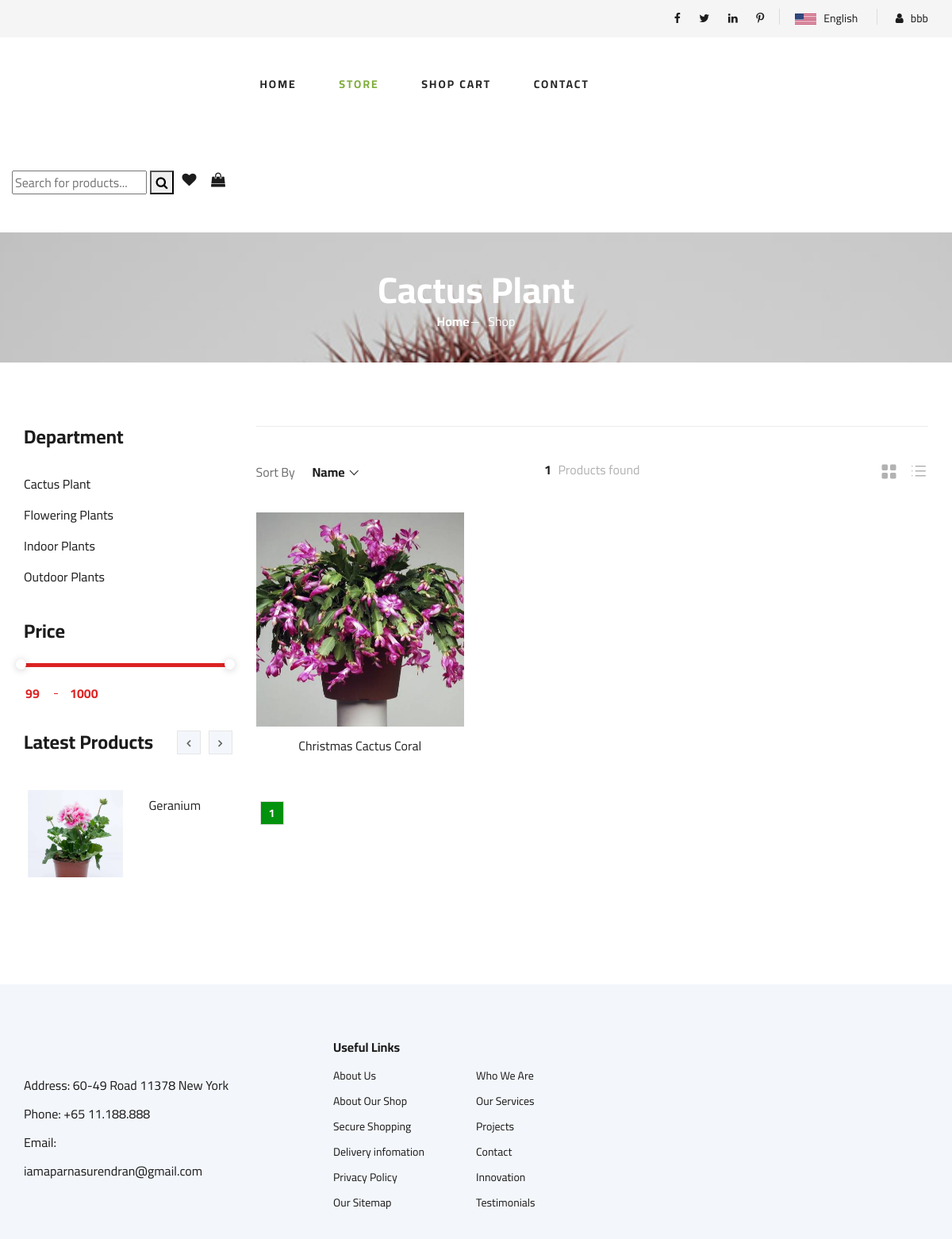
The app's page /categories/cactus-plant/ (signed in) with its own data.
### user_accounts/models.py (models this page shows, shortened)
class CustomUser(AbstractUser):
    phone = models.CharField(max_length=12, unique=True, null=False)
    email = models.EmailField(unique=True)
    address = models.TextField(default=False)
    date_joined = models.DateField(default=timezone.now, null=True, blank=True)
    email_verified = models.BooleanField(default=False)
    USERNAME_FIELD = 'username'
    REQUIRED_FIELDS = []
    objects = UserManager()

### categories/models.py (models this page shows, shortened)
class Category(models.Model):
    name=models.CharField(max_length=25)
    image=models.ImageField(upload_to='category_image/',blank=False,null=False)
    product_count=models.PositiveIntegerField(default=0)
    description=models.TextField()
    url_name=models.CharField(max_length=20,unique=True,default=None)
    is_listed=models.BooleanField(default=True)
    slug = models.SlugField(unique=True, blank=True)

### products/models.py (models this page shows, shortened)
class Product(models.Model):
    name = models.CharField(max_length=20)
    image = models.ImageField(upload_to='product_image/', blank=False, null=False)
    cropping = ImageRatioField('image', '430x360')
    description = models.TextField()
    category = models.ForeignKey(Category, on_delete=models.CASCADE, related_name='products')
    is_listed = models.BooleanField(default=True)
    offer_applied =models.BooleanField(default=False)
    slug = models.SlugField(unique=True, blank=True)

### categories/views.py (the view)
# urls.py: path('<slug:category_slug>/', views.category_detail, name='category_detail'),
@never_cache
@login_required
def category_detail(request, category_slug):
    try:
        category = get_object_or_404(Category, slug=category_slug)
        sort_option=request.GET.get('sort','name')
        min_price = request.GET.get('min_price', 99)
        max_price = request.GET.get('max_price', 1000)
        try:
            min_price = Decimal(min_price)
            max_price = Decimal(max_price)
        except (InvalidOperation, ValueError):
            min_price = Decimal('99')
            max_price = Decimal('1000')
        products=Product.objects.filter(category=category)
        products = products.annotate(min_price=Min('variants__price'))
        products = products.filter(min_price__gte=min_price, min_price__lte=max_price)
        if sort_option == 'name':
            products=products.order_by('name')
        elif sort_option == 'price':
            products=products.order_by('min_price')
        elif sort_option == '-price':
            products=products.order_by('-min_price')
        elif sort_option == 'created_at':
            products=products.order_by('-id')
        product_count=products.count()
        paginator=Paginator(products,9) # display 9 products in a page
        page_number=request.GET.get('page')
        page_obj=paginator.get_page(page_number)
        categories = Category.objects.all()
        latest_products=Product.objects.all().order_by('-id')
        context = {
            'categories':categories,
            'category': category,
            'product_count':product_count,
            'sort_option': sort_option,
            'min_price': min_price,
            'max_price': max_price,
            'page_obj':page_obj,
            'latest_products':latest_products,
        }
        return render(request,'User side/category_detail.html', context)
    except Http404:
        messages.error(request,"Category not found")
        return redirect('shop page')
    except Exception as e:
        messages.error(request, "An unexpected error occurred: " + str(e))
        return redirect('shop page')

### templates/User side/category_detail.html (shortened to what this page needs)
{%load static%}
<!DOCTYPE html>
<html lang="zxx">
<head>
    <link rel="stylesheet" href="{%static 'css/bootstrap.min.css'%}" type="text/css">
    <link rel="stylesheet" href="{%static 'css/font-awesome.min.css'%}" type="text/css">
    <link rel="stylesheet" href="{%static 'css/elegant-icons.css'%}" type="text/css">
    <link rel="stylesheet" href="{%static 'css/nice-select.css'%}" type="text/css">
    <link rel="stylesheet" href="{%static 'css/jquery-ui.min.css'%}" type="text/css">
    <link rel="stylesheet" href="{%static 'css/owl.carousel.min.css'%}" type="text/css">
    <link rel="stylesheet" href="{%static 'css/slicknav.min.css'%}" type="text/css">
    <link rel="stylesheet" href="{%static 'css/style.css'%}" type="text/css">
</head>
<body>
    <header class="header">
        <div class="header__top">
            <div class="container">
                <div class="row">
                    <div class="col-lg-6">
                        <div class="header__top__left">
                        </div>
                    </div>
                    <div class="col-lg-6">
                        <div class="header__top__right">
                            <div class="header__top__right__social">
                                <a href="#"><i class="fa fa-facebook"></i></a>
                                <a href="#"><i class="fa fa-twitter"></i></a>
                                <a href="#"><i class="fa fa-linkedin"></i></a>
                                <a href="#"><i class="fa fa-pinterest-p"></i></a>
                            </div>
                            <div class="header__top__right__language">
                                <img src="/media/language.png" alt="">
                                <div>English</div>
                            </div>
                            <div class="header__top__right__auth">
                                {% if user.is_authenticated %}
                                <a href="{% url 'profile page' user.id %}"><i class="fa fa-user"></i>
                                    {{ user.username}}</a>
                                {% else %}
                                <a href="{% url 'login page' %}"><i class="fa fa-user"></i> Login/Signup</a>
                                {% endif %}
                            </div>
                        </div>
                    </div>
                </div>
            </div>
        </div>
        <div class="container">
            <div class="row">
                <div class="col-lg-3">
                    <div class="header__logo">
                    </div>
                </div>
                <div class="col-lg-6" style="padding: 20px;">
                    <nav class="header__menu">
                        <ul>
                            <li><a href="{%url 'home page'%}">Home</a></li>
                            <li class="active"><a href="{%url 'shop page'%}">Store</a>
                            </li>
                            <li><a href="{%url 'shoping-cart'%}">Shop Cart</a></li>
                            <li><a href="{%url 'contact page'%}">Contact</a></li>
                        </ul>
                    </nav>
                </div>
                <div class="header__cart" style="display: flex;margin-top: 25px;">
                    <div class="header__search">
                        <form id="search-form" action="{% url 'search' %}" method="get">
                            <input type="text" id="search-input" name="search" placeholder="Search for products..."
                                autocomplete="off">
                            <button type="submit"><i class="fa fa-search"></i></button>
                        </form>
                    </div>
                    <ul style="margin-left: 10px;">
                        <li><a href="{% url 'wishlist' %}"><i class="fa fa-heart"></i></a></li>
                        <li><a href="{% url 'shoping-cart' %}"><i class="fa fa-shopping-bag"></i></a></li>
                    </ul>
                </div>
            </div>
        </div>
    </header>
    <section class="breadcrumb-section set-bg" data-setbg="{{ category.image.url }}">
        <div class="container">
            <div class="row">
                <div class="col-lg-12 text-center">
                    <div class="breadcrumb__text">
                        <h2>{{category.name}}</h2>
                        <div class="breadcrumb__option">
                            <a href="{%url 'home page'%}">Home</a>
                            <span>Shop</span>
                        </div>
                    </div>
                </div>
            </div>
        </div>
    </section>
    <section class="product spad">
        <div class="container">
            <div class="row">
                <div class="col-lg-3 col-md-5">
                    <div class="sidebar">
                        <div class="sidebar__item">
                            <h4>Department</h4>
                            <ul>
                                {% for category in categories %}
                                {% if category.is_listed %}
                                <li><a href="{% url 'category_detail' category.slug %}">{{ category.name }}</a></li>
                                {% endif %}
                                {% endfor %}
                            </ul>
                        </div>
                        <div class="sidebar__item">
                            <h4>Price</h4>
                            <form id="price-filter-form" method="get">
                                <div class="price-range-wrap">
                                    <div class="price-range ui-slider ui-corner-all ui-slider-horizontal ui-widget ui-widget-content"
                                        data-min="99" data-max="1000">
                                        <span tabindex="0"
                                            class="ui-slider-handle ui-corner-all ui-state-default"></span>
                                        <span tabindex="0"
                                            class="ui-slider-handle ui-corner-all ui-state-default"></span>
                                    </div>
                                    <div class="range-slider">
                                        <div class="price-input">
                                            <input type="text" id="minamount" name="min_price"
                                                value="{{ request.GET.min_price|default:99 }}">
                                            <input type="text" id="maxamount" name="max_price"
                                                value="{{ request.GET.max_price|default:1000 }}">
                                        </div>
                                    </div>
                                </div>
                            </form>
                        </div>
                        <div class="sidebar__item">
                            <div class="latest-product__text">
                                <h4>Latest Products</h4>
                                <div class="latest-product__slider owl-carousel">
                                    {%for latest_product in latest_products%}
                                    {%if latest_product.is_listed%}
                                    <div class="latest-prdouct__slider__item">
                                        <a href="{%url 'product_detail' latest_product.slug %}"
                                            class="latest-product__item">
                                            <div class="latest-product__item__pic">
                                                <img src="{{ latest_product.image.url }}" alt="">
                                            </div>
                                            <div class="latest-product__item__text">
                                                <h6>{{ latest_product.name }}</h6>
                                            </div>
                                        </a>
                                    </div>
                                    {%endif%}
                                    {%endfor%}
                                </div>
                            </div>
                        </div>
                    </div>
                </div>
                <div class="col-lg-9 col-md-7">
                    <div class="filter__item">
                        <div class="row">
                            <div class="col-lg-4 col-md-5">
                                <div class="filter__sort">
                                    <span>Sort By</span>
                                </div>
                            </div>
                            <div class="col-lg-4 col-md-4">
                                <div class="filter__found">
                                    <h6><span>{{ page_obj.paginator.count }}</span> Products found</h6>
                                </div>
                            </div>
                            <div class="col-lg-4 col-md-3">
                                <div class="filter__option">
                                    <span class="icon_grid-2x2"></span>
                                    <span class="icon_ul"></span>
                                </div>
                            </div>
                        </div>
                    </div>
                    <div class="row">
                        {% for product in page_obj.object_list %}
                        {% if product.is_listed %}
                        <div class="col-lg-4 col-md-6 col-sm-6">
                            <div class="product__item">
                                <div class="product__item__pic set-bg" data-setbg="{{ product.image.url }}">
                                </div>
                                <div class="product__item__text">
                                    <h6><a href="{% url 'product_detail' product.slug %}">{{ product.name }}</a></h6>
                                </div>
                            </div>
                        </div>
                        {% endif %}
                        {% endfor %}
                    </div>
                    <div class="product__pagination">
                        {% for num in page_obj.paginator.page_range %}
                        {% if page_obj.number == num %}
                        <a href="#" class="active">{{ num }}</a>
                        {% else %}
                        <a
                            href="?page={{ num }}&sort={{ sort_option }}&min_price={{ min_price }}&max_price={{ max_price }}">{{
                            num }}</a>
                        {% endif %}
                        {% endfor %}
                    </div>
                </div>
            </div>
        </div>
    </section>
    <footer class="footer spad">
        <div class="container">
            <div class="row">
                <div class="col-lg-3 col-md-6 col-sm-6">
                    <div class="footer__about">
                        <div class="footer__about__logo">
                        </div>
                        <ul>
                            <li>Address: 60-49 Road 11378 New York</li>
                            <li>Phone: +65 11.188.888</li>
                            <li>Email: iamaparnasurendran@gmail.com</li>
                        </ul>
                    </div>
                </div>
                <div class="col-lg-4 col-md-6 col-sm-6 offset-lg-1">
                    <div class="footer__widget">
                        <h6>Useful Links</h6>
                        <ul>
                            <li><a href="#">About Us</a></li>
                            <li><a href="#">About Our Shop</a></li>
                            <li><a href="#">Secure Shopping</a></li>
                            <li><a href="#">Delivery infomation</a></li>
                            <li><a href="#">Privacy Policy</a></li>
                            <li><a href="#">Our Sitemap</a></li>
                        </ul>
                        <ul>
                            <li><a href="#">Who We Are</a></li>
                            <li><a href="#">Our Services</a></li>
                            <li><a href="#">Projects</a></li>
                            <li><a href="#">Contact</a></li>
                            <li><a href="#">Innovation</a></li>
                            <li><a href="#">Testimonials</a></li>
                        </ul>
                    </div>
                </div>
            </div>
        </div>
    </footer>
    <link rel="stylesheet" href="https://code.jquery.com/ui/1.12.1/themes/base/jquery-ui.css">
</body>
</html>

### templates/User side/category_detail.html (style rules this page uses)
.product__pagination a { margin: 0 5px; padding: 0px 5px; text-decoration: none; border: 1px solid #ddd; color: #02920e; }
.product__pagination a.active { background-color: #02920e; color: #fff; }

### records on screen
CustomUser: username "bbb"
Category: name "Cactus Plant"
Category: name "Flowering Plants"
Category: name "Indoor Plants"
Category: name "Outdoor Plants"
Product: image (picture), name "Geranium"
Product: is_listed True (drawn), name "Christmas Cactus Coral"

### other values on screen
{{ page_obj.paginator.count }} "1"
{{ num }} "1"
